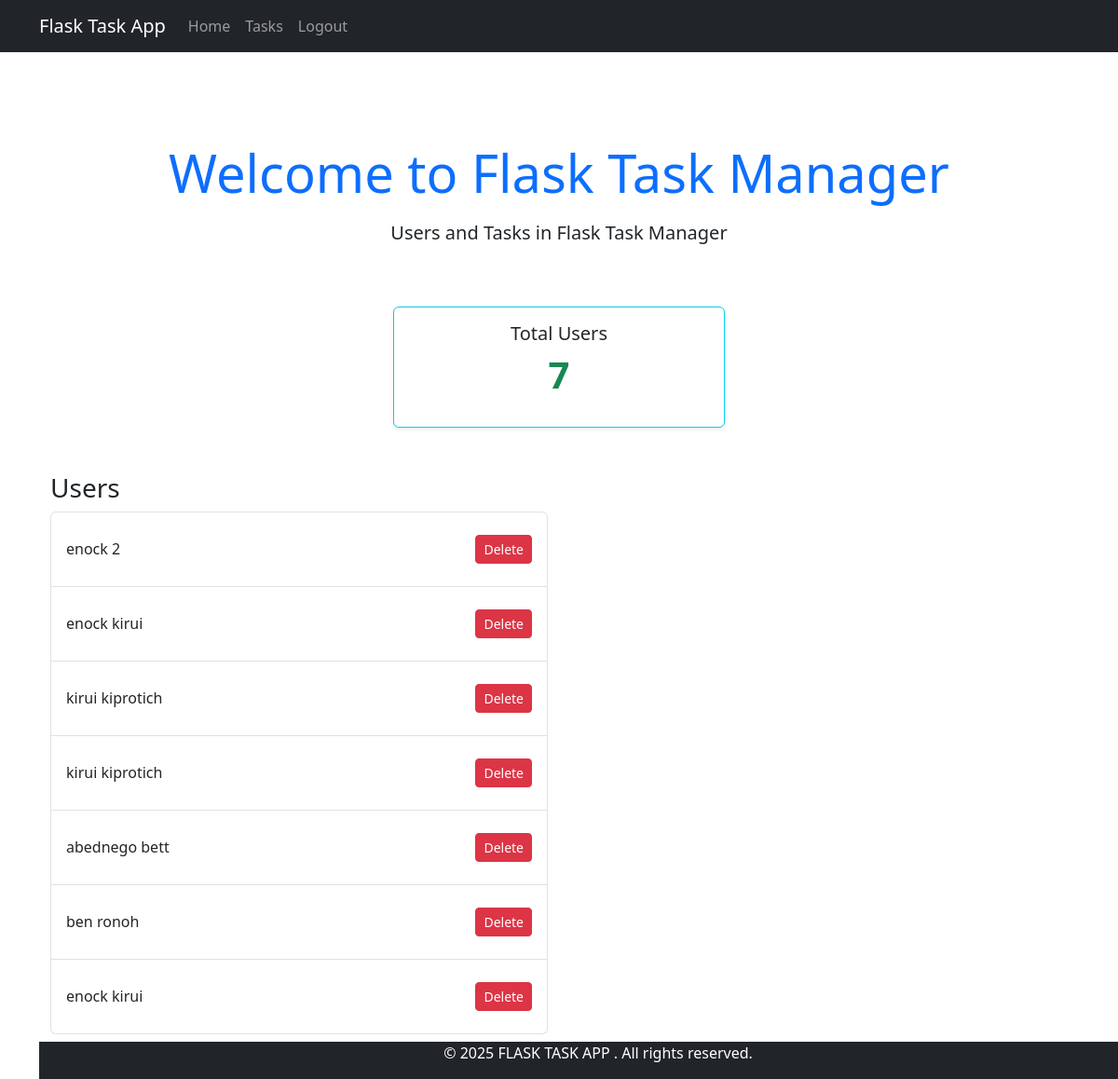
Screenshot of / (signed in) with the database file from the repository.
### app/models.py (models this page shows)
class User(db.Model, UserMixin):
    id = db.Column(db.Integer, primary_key=True)
    username = db.Column(db.String(50), nullable=False, unique=True)
    first_name = db.Column(db.String(50), nullable=False)
    last_name = db.Column(db.String(50), nullable=False)
    password = db.Column(db.String(200), nullable=False)
    task = db.relationship('Task', backref='user', lazy=True)
    def __repr__(self):
        return f"{self.first_name} {self.last_name}"

### app/routes.py (the view)
@app.route('/')
def home():
    users = User.query.all()
    user_count = User.query.count()
    return render_template('index.html', user_count=user_count,  users=users, title='Home')

### app/models.py (called while the page is built)
@login_manager.user_loader
def load_user(user_id):
    return User.query.get(user_id)

### app/templates/index.html
{% extends "base.html" %}
{% block content %}
<div class="container py-5">
  <div class="py-5 text-center">
    <h1 class="display-4 mb-3 text-primary">Welcome to Flask Task Manager</h1>
    <p class="lead text-dark">Users and Tasks in Flask Task Manager</p>
  </div>
  <div class="row justify-content-center g-4">
    <div class="col-md-4">
      <div class="card border-info shadow-sm text-center">
        <div class="card-body">
          <h5 class="card-title">Total Users</h5>
          <p class="display-6 fw-bold text-success">{{ user_count }}</p>
        </div>
      </div>
    </div>
  <div class="row mt-5">
    <div class="col-lg-6">
      <h3>Users</h3>
      <ul class="list-group">
        {% for user in users|reverse %}
        <li class="py-4 list-group-item d-flex justify-content-between align-items-center">
          {{ user }}
<form action="{{ url_for('delete_user', user_id=user.id) }}" method="post"
      onsubmit="console.log('Submitting delete form'); return confirm('Are you sure you want to delete this user?');"
      class="d-inline">
            <button type="submit" class="btn btn-sm btn-danger">Delete</button>
          </form>
        </li>
        {% endfor %}
      </ul>
    </div>
  </div>
</div>
{% endblock %}

### rows the page displays
User: first_name+last_name "enock 2"
User: first_name+last_name "enock kirui"
User: first_name+last_name "kirui kiprotich"
User: first_name+last_name "kirui kiprotich"
User: first_name+last_name "abednego bett"
User: first_name+last_name "ben ronoh"
User: first_name+last_name "enock kirui"

### other values shown
{{ user_count }} "7"
